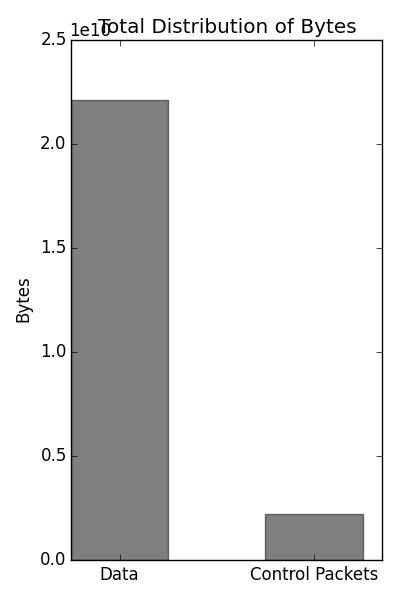

Recreate this plot in Python.
"""
Bar chart demo with pairs of bars grouped for easy comparison.
"""
import numpy as np
import matplotlib.pyplot as plt


n_groups = 2


usage = (22109839582, 2228349447)

fig, ax = plt.subplots()
fig.set_size_inches(4.0,6.0)

index = np.arange(n_groups)
bar_width = 0.5

opacity = 0.5
error_config = {'ecolor': '0.3'}

rects1 = plt.bar(index, usage, bar_width,
                 alpha=opacity,
                 color='black',
                 error_kw=error_config)

plt.xlabel('')
plt.ylabel('Bytes')
plt.title('Total Distribution of Bytes')
plt.xticks(index + (bar_width/2), ('Data', 'Control Packets'))
plt.legend()

plt.tight_layout()
plt.show()
